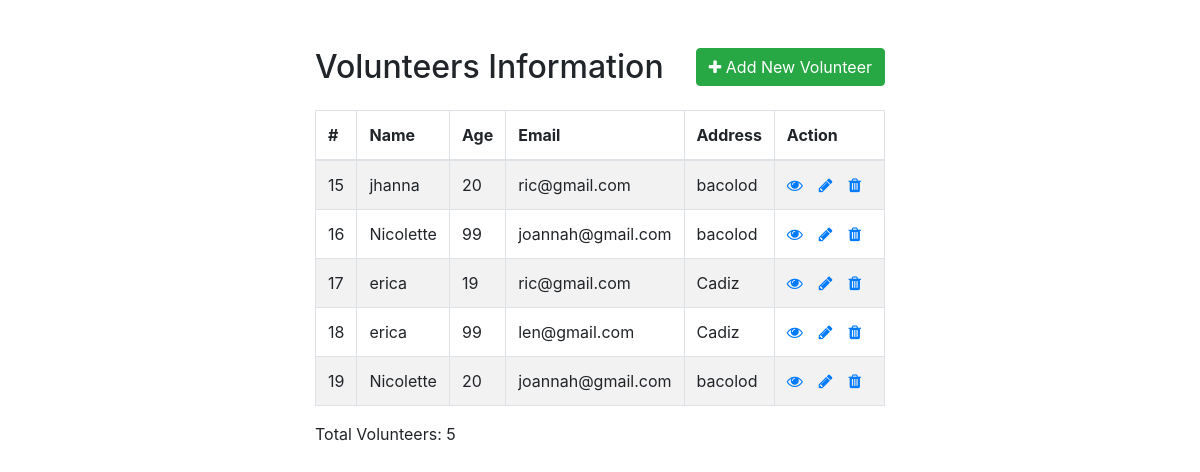
The page /event/volunteer/indexV.php on the database its author committed.
### tables this page shows
CREATE TABLE `volunteers` (
  `id` int(11) NOT NULL,
  `name` varchar(225) NOT NULL,
  `age` int(100) NOT NULL,
  `email` varchar(225) NOT NULL,
  `address` varchar(225) NOT NULL
);

### event/volunteer/indexV.php (the view, shortened to what this page needs)
<!DOCTYPE html>
<html lang="en">
<head>
    <link rel="stylesheet" href="https://stackpath.bootstrapcdn.com/bootstrap/4.5.2/css/bootstrap.min.css">
    <link rel="stylesheet" href="https://maxcdn.bootstrapcdn.com/font-awesome/4.7.0/css/font-awesome.min.css">
</head>
<body>
    <div class="wrapper">
        <div class="container-fluid">
            <div class="row">
                <div class="col-md-12">
                    <div class="mt-5 mb-3 clearfix">
                        <h2 class="pull-left">Volunteers Information</h2>
                        <a href="createV.php" class="btn btn-success pull-right"><i class="fa fa-plus"></i> Add New Volunteer</a>
                    </div>
                    <?php
                    require_once "configV.php";
                    $sql = "SELECT * FROM volunteers";
                    if($result = mysqli_query($link, $sql)){
                        if(mysqli_num_rows($result) > 0){
                            echo '<table class="table table-bordered table-striped">';
                                echo "<thead>";
                                    echo "<tr>";
                                        echo "<th>#</th>";
                                        echo "<th>Name</th>";
                                        echo "<th>Age</th>";
                                        echo "<th>Email</th>";
                                        echo "<th>Address</th>";
                                        echo "<th>Action</th>";
                                    echo "</tr>";
                                echo "</thead>";
                                echo "<tbody>";
                                while($row = mysqli_fetch_array($result)){
                                    echo "<tr>";
                                        echo "<td>" . $row['id'] . "</td>";
                                        echo "<td>" . $row['name'] . "</td>";
                                        echo "<td>" . $row['age'] . "</td>";
                                        echo "<td>" . $row['email'] . "</td>";
                                        echo "<td>" . $row['address'] . "</td>";
                                        echo "<td>";
                                            echo '<a href="readV.php?id='. $row['id'] .'" class="mr-3" title="View Record" data-toggle="tooltip"><span class="fa fa-eye"></span></a>';
                                            echo '<a href="updateV.php?id='. $row['id'] .'" class="mr-3" title="Update Record" data-toggle="tooltip"><span class="fa fa-pencil"></span></a>';
                                            echo '<a href="deleteV.php?id='. $row['id'] .'" title="Delete Record" data-toggle="tooltip"><span class="fa fa-trash"></span></a>';
                                        echo "</td>";
                                    echo "</tr>";
                                }
                                echo "</tbody>";
                            echo "</table>";
                        } else{
                            echo '<div class="alert alert-danger"><em>No records were found.</em></div>';
                        }
                    } else{
                        echo "Oops! Something went wrong. Please try again later.";
                    }
                    $total_volunteers_sql = "SELECT COUNT(*) AS total FROM volunteers";
                    $total_volunteers_result = mysqli_query($link, $total_volunteers_sql);
                    $total_volunteers_row = mysqli_fetch_assoc($total_volunteers_result);
                    $total_volunteers = $total_volunteers_row['total'];
                    ?>
                    <div>Total Volunteers: <?php echo $total_volunteers; ?></div>
                </div>
            </div>
        </div>
    </div>
</body>
</html>

### event/volunteer/indexV.php (style rules this page uses)
.wrapper { width: 600px; margin: 0 auto; }
table tr td:last-child { width: 120px; }

### rows shown on the page
volunteers: id "15", name "jhanna", age "20", email "ric@gmail.com", address "bacolod"
volunteers: id "16", name "Nicolette", age "99", email "joannah@gmail.com", address "bacolod"
volunteers: id "17", name "erica", age "19", email "ric@gmail.com", address "Cadiz"
volunteers: id "18", name "erica", age "99", email "len@gmail.com", address "Cadiz"
volunteers: id "19", name "Nicolette", age "20", email "joannah@gmail.com", address "bacolod"

### other values the page prints
$total_volunteers "5"
